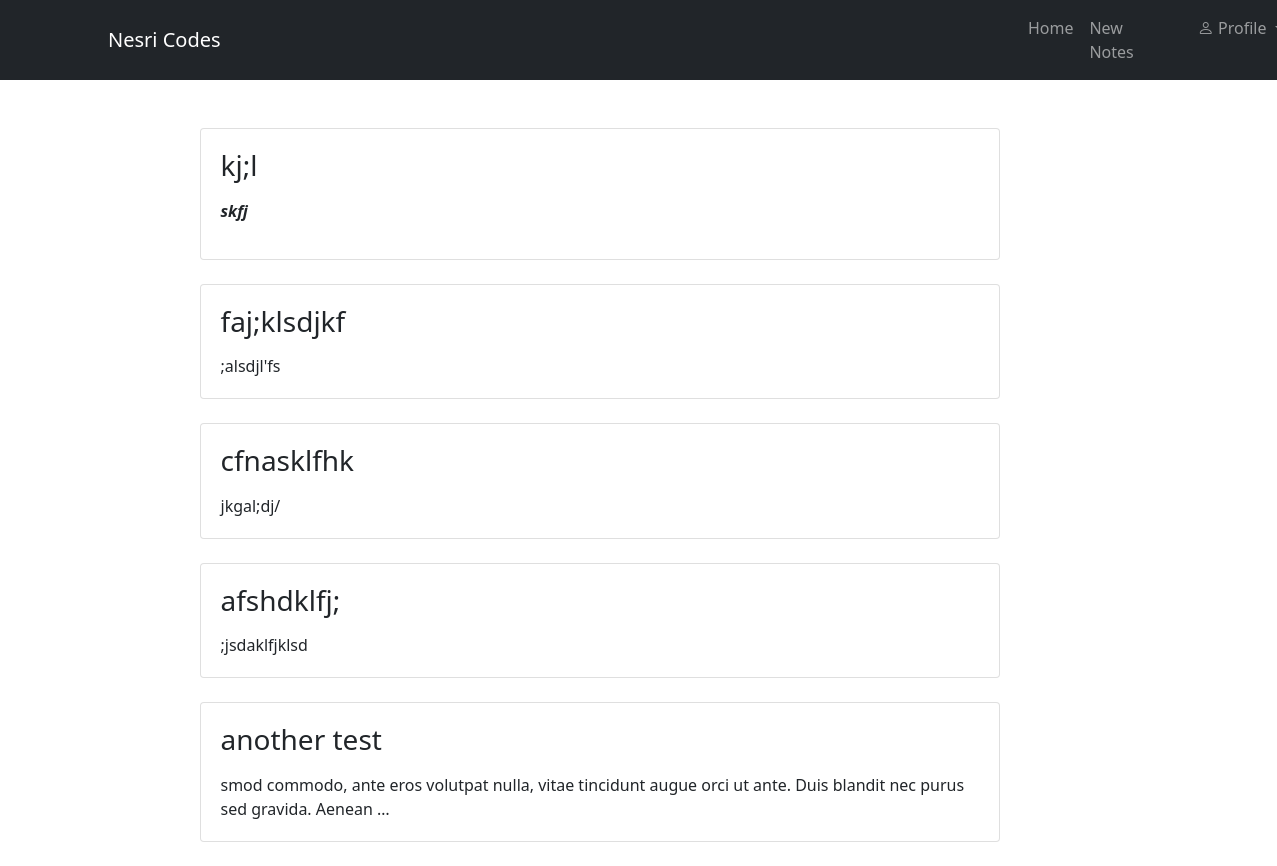
/catagory/history/ (signed in), run on the app's committed database.
### notes/models.py (models this page shows, shortened)
class Note(models.Model):
	user = models.ForeignKey(User, on_delete=models.CASCADE, null=False)
	title = models.CharField(max_length=120)
	date = models.DateTimeField(default=timezone.now)
	content = RichTextUploadingField()
	tags = models.ManyToManyField('Tag')

### notes/views.py (the view, shortened to what this page needs)
# urls.py: path('catagory/<slug:slug>/', CatagoryNoteListView.as_view(), name='catagory')
class CatagoryNoteListView(LoginRequiredMixin, ListView):
    template_name = 'notes/catagory.html'
    context_object_name = 'tags'
    def get_queryset(self):
        tag = get_object_or_404(Tag, slug=self.kwargs['slug'])
        return Note.objects.filter(tags=tag).order_by('-date')
    def get_context_data(self, **kwargs):
        context = super().get_context_data(**kwargs)
        tags = self.get_queryset()
        context['tags'] = tags
        return context

### notes/templates/notes/catagory.html (shortened to what this page needs)
{% extends 'notes/base.html' %}
{% block content %}
<main class="container">
  <div class="row">
    <div class="col-md-10 offset-md-1">
      <div class="content-section mt-5">
{% for note in object_list %}
    <div class="col-11">
      <div class="card m-4">
        <div class="card-body m-1">
          <a class="text-dark"  href="{% url 'notes-detail' note.id%}"> <h3 class="card-title mb-3">{{ note.title }}</h3>
          </a>
          <p class="card-text mt-3">{{ note.content|truncatechars:120|safe }}</p>
        </div>
      </div>
    </div>
  {% endfor %}
  </div>
    </div>
  </div>
</main>
{% endblock %}

### notes/static/users/main.css (style rules this page uses)
a { text-decoration: none ; }

### data on the page
Note: title "kj;l", content "skfj"
Note: title "faj;klsdjkf", content ";alsdjl'fs"
Note: title "cfnasklfhk", content "jkgal;dj/"
Note: title "afshdklfj;", content ";jsdaklfjklsd"
Note: title "another test", content "smod commodo, ante eros volutpat nulla, vitae tincidunt augue orci ut ante. Duis blandit nec purus sed gravida. Aenean …"
